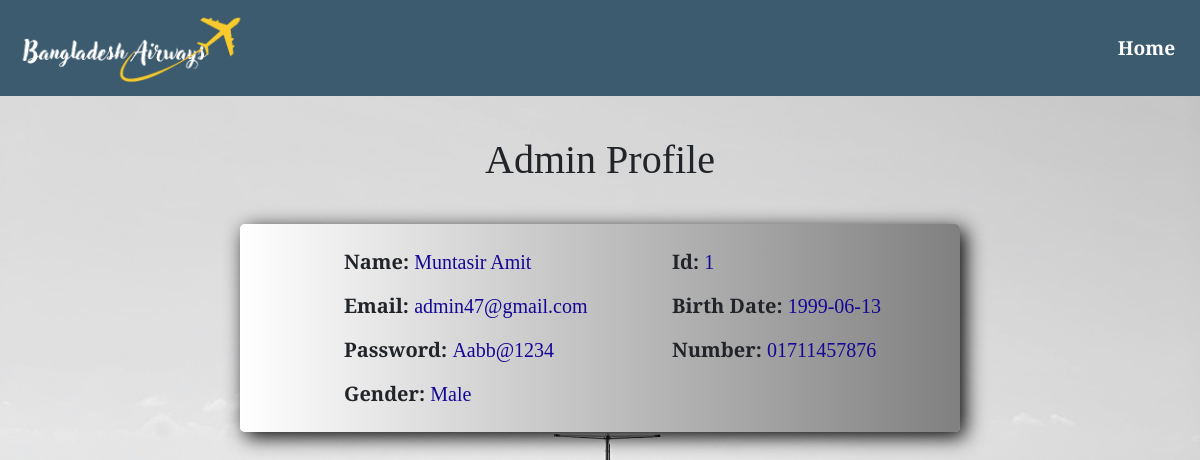
The app's page /FlightManagement/profile.php (signed in) with its own data.
### tables this page shows
CREATE TABLE `user` (
  `id` int(11) NOT NULL,
  `f_name` varchar(250) NOT NULL,
  `l_name` varchar(250) NOT NULL,
  `Email` varchar(250) NOT NULL,
  `b_date` date NOT NULL,
  `Password` varchar(20) NOT NULL,
  `p_number` int(11) NOT NULL,
  `Gender` varchar(6) NOT NULL
);

### FlightManagement/profile.php (the view, shortened to what this page needs)
<?php
require_once('DBconnect.php');
$email = $_SESSION['email'];
?>
<!DOCTYPE html>
<html lang="en">
  <head>
    <link
      href="https://cdn.jsdelivr.net/npm/bootstrap@5.2.0/dist/css/bootstrap.min.css"
      rel="stylesheet"
    />
    <link rel="stylesheet" href="css/profile.css" />
  </head>
  <body>
   <div>
     <nav class="navbar navbar-expand-lg bg-primary nav-all">
      <div class="container-fluid">
        <a class="navbar-brand" href="home.php"> <span><img style = " height: 70px;" src="images//logo.png" alt=""></span></a>
        <div class="collapse navbar-collapse nav-element-left" id="navbarNav">
          <ul class="navbar-nav nav-ul">
            <li class="nav-item nav-li">
              <a class="nav-link nav-right active" aria-current="page" href="home.php"
                >Home</a>
          </ul>
        </div>
      </div>
    </nav>
    <section class="sec-1">
        <h1 style = "margin: 1em 0em;">
        <?php
        if ($email == "admin47@gmail.com"){
          echo "Admin Profile";
        } else{
          echo "User Profile";
        }
        ?></h1>
        <div class="box">
        <?php
            $sql_table = "SELECT f_name, l_name, email, password, gender, id, b_date, p_number from user where email = '$email'";
            $result_table = mysqli_query($conn, $sql_table);
            if(mysqli_num_rows($result_table) != 0){
            while($row = mysqli_fetch_assoc($result_table) ){
?>
            <div class= "box-left">
                <div><h5>Name: <span><?php echo $row['f_name'], " ",$row['l_name'];?></span></h5></div>
                <div><h5>Email: <span><?php echo $row['email'];?></span></h5></div>
                <div><h5>Password: <span><?php echo $row['password'];?></span></h5></div>
                <div><h5>Gender: <span><?php echo $row['gender'];?></span></h5></div>
            </div>
            <div class= "box-right">
                <div><h5>Id: <span><?php echo $row['id'];?></span></h5></div>
                <div><h5>Birth Date: <span><?php echo $row['b_date'];?></span></h5></div>
                <div><h5>Number: <span><?php echo '0', $row['p_number'];?></span></h5></div>
            </div>
<?php }}?>
        </div>
    </section>
   </div>
</body>
</html>

### FlightManagement/css/profile.css (style rules this page uses)
body { background-image: url('../images/bg.jpg'); background-repeat: no-repeat; background-attachment: fixed; background-position: center bottom; background-size: cover; }
.nav-all { position: sticky; top: 0; z-index: 1; background-color: #3C5B6F !important; }
.nav-element-left { justify-content: end; }
.nav-li { margin: 0em 0.3em; height: 100%; }
.nav-right { color: white !important; font-size: 1.2rem; font-weight: bold; border-radius: 7px; }
.sec-1 { text-align: center; }
.box { border-radius: 5px; box-shadow: 5px 5px 20px black; width: 60%; margin: auto; display: flex; background-image: linear-gradient(to left, gray, white); padding: 1em 0em; }
.box-left { width: 50%; text-align: left; padding-left: 4em; }
.box-right { width: 50%; text-align: left; padding-left: 2em; }
.box h5 { width: 100%; padding-left: 2em; padding-top: 0.5em; padding-bottom: 0.5em; margin: 0; font-weight: bold; }
.box span { color: rgb(21, 7, 150); font-weight: normal; }

### FlightManagement/profile.php (style rules this page uses)
body { font-family: 'PT Serif', serif; display: flex; flex-direction: column; justify-content: flex-start; min-height: 100vh; margin: 0 auto; max-width: 1400px; }

### records on screen
user: f_name "Muntasir", l_name "Amit", Email "admin47@gmail.com", Password "Aabb@1234", Gender "Male", id "1", b_date "1999-06-13", p_number "1711457876"
